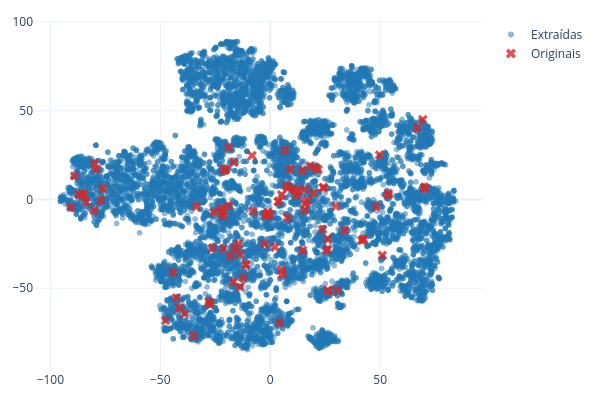

Here is the notebook cell this chart was saved with:
### Code cell
fig = go.Figure()

fig.add_trace(go.Scattergl(
    x=comments_2d[:, 0],
    y=comments_2d[:, 1],
    mode='markers',
    name='Extraídas',
    text=questions_comments,
    marker=dict(color='#1f77b4', opacity=0.5, size=6),
    hovertemplate='%{text}<extra>Extraída</extra>'
))

fig.add_trace(go.Scattergl(
    x=queries_2d[:, 0],
    y=queries_2d[:, 1],
    mode='markers',
    name='Originais',
    text=TERMS,
    marker=dict(color='#d62728', opacity=0.8, size=9, symbol='x'),
    hovertemplate='%{text}<extra>Original</extra>'
))

fig.update_layout(
    width=600,
    height=400,
    margin=dict(l=20, r=20, t=20, b=20),
    xaxis_title=None,
    yaxis_title=None,
    template='plotly_white',
)

fig.write_html(
    os.path.join(OUTPUT_PATH_FIGS, f'tsne_questions_queries_{MODEL_NAME}.html')
)
fig.show()

### Figure 1 — Plotly figure (JSON) as saved in the notebook; plotly's stock layout.template omitted (floating-point values rounded to 4 significant figures; data arrays with more than 128 entries replaced by an {"elided": "..."} marker saying what was removed)
{"data": [{"hovertemplate": "%{text}<extra>Extraída</extra>", "marker": {"color": "#1f77b4", "opacity": 0.5, "size": 6}, "mode": "markers", "name": "Extraídas", "text": {"elided": "11676 str values"}, "type": "scattergl", "x": {"elided": "11676 float values"}, "y": {"elided": "11676 float values"}}, {"hovertemplate": "%{text}<extra>Original</extra>", "marker": {"color": "#d62728", "opacity": 0.8, "size": 9, "symbol": "x"}, "mode": "markers", "name": "Originais", "text": ["Como ter certeza que estou grávida?", "Quando devo começar as visitas ao pré-natal?", "Onde posso fazer o pré-natal?", "Quantas consultas de pré-natal será bom para mim e para meu bebê?", "O que devo fazer se eu me sentir mal antes da data da próxima consulta?", "Quanto tempo dura a gravidez?", "O que é parto prematuro?", "Como vou contar o tempo de gravidez: meses ou semanas?", "A gravidez pode durar mais do que 9 meses?", "O que é data provável para o parto?", "Ter infecção de urina aumenta a chance de parto prematuro?", "Posso tomar os remédios que já tenho costume de usar quando sinto dor?", "O que posso fazer para evitar o parto prematuro?", "Estou sentindo contrações antes do nono mês. É normal?", "A partir de quando posso saber o sexo do bebê durante a gravidez?", "Tem como saber o peso do bebê dentro do útero?", "A partir de quando o embrião aparece dentro do meu útero?", "A partir de quando o feto se forma?", "A partir de quando o bebê começa a mexer dentro do útero?", "Quando posso ouvir o batimento do coração do bebê dentro do útero?", "Quando o coração do bebê começa a bater", "A partir de quando o bebê dentro do útero pode ouvir a minha voz?", "Posso pintar o cabelo durante a gravidez?", "Quantos quilos é esperado ganhar na gestação?", "Ter um pouco de dor na barriga é normal?", "Ter cólica na barriga pode ser um problema?", "Posso tomar os remédios que já usava antes, durante a gestação?", "É normal sair um líquido amarelado pelo seio, durante a gravidez?", "Como preparar o seio para a amamentação, durante a gravidez?", "É normal inchar as pernas durante a gravidez?", "Minhas pernas estão inchadas. Preciso ingerir menos sal na alimentação?", "Quanto de sal posso usar nos alimentos, durante a gravidez?", "Quanto mais azia, mais cabelo o bebê vai ter?", "Posso ir ao dentista durante a gestação?", "Preciso depilar a virilha para ir às consultas de pré-natal?", "Preciso depilar a virilha para o parto?", "Posso tomar anestesia local para tratar de dentes durante a gravidez?", "Sangramento na vagina durante a gravidez é normal?", "O movimento do bebê dentro do útero é porque ele está incomodado?", "O bebê parou de mexer dentro do útero. Isto acontece porque ele está com problemas?", "Durante a gestação posso fazer sexo?", "É normal ficar com menos vontade de fazer sexo?", "Quando preciso parar de fazer sexo na gravidez?", "Posso dormir de barriga pra cima?", "Qual a melhor posição pra dormir?", "Porque fumar cigarro na gestação é perigoso?", "Posso beber nos finais de semana?", "A grávida precisa tomar vitaminas?", "Posso tomar refrigerantes na gravidez?", "Como comer de forma saudável na gravidez?", "É proibido fazer exame de prevenção do câncer do útero na gravidez?", "Já tive uma cesárea, posso ter parto normal na próxima gestação?", "Minha gengiva está sangrando quando escovo os dentes. O que fazer?", "Estou salivando muito e meu apetite mudou. É por causa da gravidez?", "Como evitar que meu rosto fique manchado por causa da gravidez?", "O que fazer para não engordar muito na gestação?", "Posso andar de moto na gravidez?", "Como usar o cinto de segurança na gravidez?", "O formato da barriga indica o sexo do bebê?", "Posso passar creme hidratante nas mamas?", "Como posso me proteger do mosquito da dengue, zika e chikungunya?", "Cremes e óleos na pele evitam estrias na gravidez?", "Tomar sol no seio ajuda na amamentação?", "Quando devo tomar sol nos seios?", "Estou sentido contrações e já estou no nono mês. O que fazer?", "Tenho sentido dores na barriga e intestino preso", "Está escorrendo um líquido pela vagina e pernas. É normal?", "Estou perdendo sangue pela vagina", "Em qual maternidade meu bebê vai nascer?", "Como posso ter alívio da dor durante o parto?", "O que é o Plano de Parto?", "Qual é a melhor posição no parto?", "Posso convidar alguém para ficar sempre do meu lado no parto?", "O que é episiotomia?", "O tamanho do meu bebê influencia na chance de ter ou não um parto normal?", "Preciso levar o cartão de pré-natal no dia do parto?", "Como guardar o meu leite na geladeira?", "Qual é a melhor posição para amamentar meu bebê?", "É normal continuar com sangramento na vagina alguns dias depois do parto?", "Quando posso recomeçar a fazer sexo após o parto?", "Por quanto tempo é bom amamentar?", "O meu leite é fraco?", "O que posso fazer para aumentar o leite?", "Posso voltar a tomar a mesma pílula que eu usava antes de engravidar?", "O que é Teste do Pezinho?", "O que é Teste do Olhinho?", "O que é Teste da Orelhinha?", "Quando eu devo consultar após o parto?", "Quando devo me preocupar com o sangramento pós-parto (lóquio)?", "Por quanto tempo meu leite pode ficar guardado?", "O que fazer se minhas mamas ficarem endurecidas ou empedradas com o leite?", "Após o parto posso tomar banho normalmente?", "Quais são os cuidado com os pontos da cesariana?", "Quando vou retirar os pontos foram dados no parto?", "Pode sair algum tipo de secreção da região dos pontos? Quando devo me preocupar?", "Preciso de corte na vagina para o meu bebe nascer?", "Se eu não tiver força pra empurrar o bebe, será que alguém empurra minha barriga?", "Como controlar a falta de equilíbrio durante a gravidez?"], "type": "scattergl", "x": [50.95, 2.202, -2.641, 15.61, 29.8, 26.17, -26.29, 30.41, 26.14, 5.464, 19.6, 69.36, 5.254, 25.92, 7.87, -7.86, -0.9558, -1.124, -2.21, -0.3042, -22.2, -0.5867, 10.49, 23.83, 41.62, 42.13, 9.022, 14.72, -83.71, 26.14, -8.299, 18.13, -33.62, 12.04, -11.04, -11.11, 12.15, 48.19, -21.77, -21.23, 24.33, 49.71, 24.05, 3.669, 3.644, 15.5, -16.55, 6.763, 14.6, 20.47, 5.166, 4.224, 70.14, 33.81, 8.032, 21.77, 12.05, 15.94, -18.83, -87.07, -18.83, 7.388, -85.46, -84.69, 25.81, 42.42, 53.61, 70.26, -14.48, -44.23, -16.01, -21.31, -18.03, -41.35, -12.31, -13.82, -79.95, -76.94, -27.47, -38.92, -76.14, -88.96, -90.58, 66.79, -21.01, -20.36, -20.34, -42.67, -27.98, -78.98, -79.99, -47.58, -34.88, -13.74, 53.66, -16.81, -25.64, 16.87], "y": [-31.46, -26.89, -25.0, -5.962, -3.788, -51.16, -27.37, -51.18, -51.38, -42.2, 3.602, 45.03, -39.74, -28.27, -10.36, -6.596, -7.482, -7.277, -9.104, -8.821, -4.962, -8.557, 5.971, -16.77, -23.04, -22.55, 17.02, -28.64, -1.43, -22.28, 24.75, 18.91, -4.008, 4.558, -36.74, -36.78, 4.674, -4.097, -7.007, -9.164, 6.63, 25.1, 6.708, -1.177, -1.145, 5.764, 20.95, 27.81, 16.21, 18.03, 2.71, -69.5, 6.984, -17.3, 6.403, 16.91, 2.281, -2.212, -3.62, 2.946, 29.35, 7.764, 2.817, 2.905, -28.47, -22.34, 3.44, 6.253, -25.02, -41.04, -27.29, -27.67, -31.75, -61.1, -44.11, -30.76, 20.42, -0.3842, -59.08, -64.36, 6.263, 13.32, -4.261, 40.16, 16.51, 16.8, 16.91, -55.41, -57.54, 17.14, -6.315, -68.15, -76.79, -49.29, 2.589, -46.49, -7.184, -0.6241]}], "layout": {"height": 400, "margin": {"b": 20, "l": 20, "r": 20, "t": 20}, "width": 600, "xaxis": {"title": {}}, "yaxis": {"title": {}}}}
